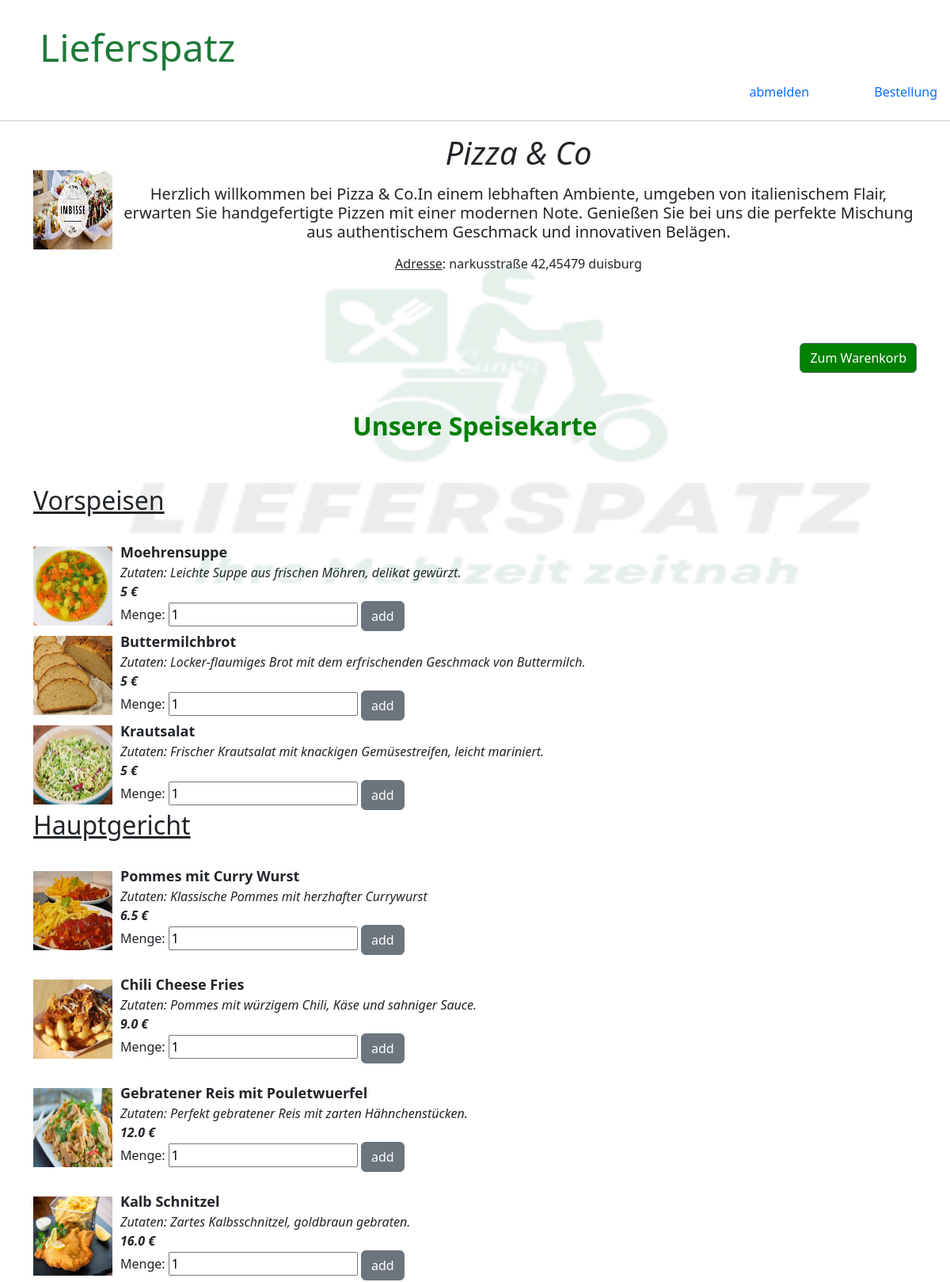
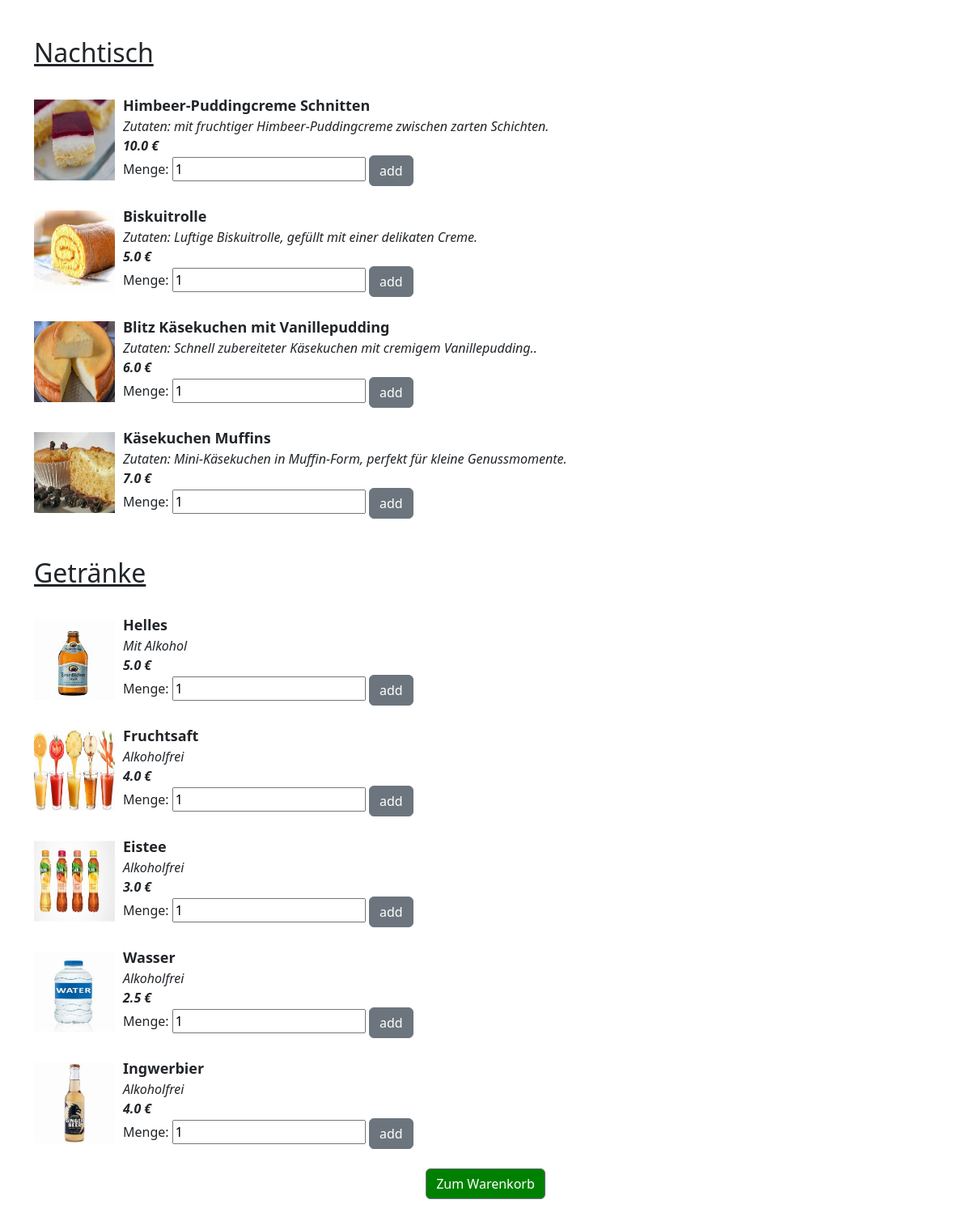
Page /restaurant_detail/1/ (signed in) on the committed database (2 pictures, top to bottom).
### tables this page shows
CREATE TABLE RestaurantAccount(
 restaurant_ID INTEGER PRIMARY KEY AUTOINCREMENT,
 Name VARCHAR(50) NOT NULL ,
 Beschreibung VARCHAR(255) NOT NULL,
 Adresse VARCHAR(150) NOT NULL,
 Bild_path TEXT NOT NULL,    
 Passwort VARCHAR(50) NOT NULL
 );

CREATE TABLE Vorspeisen(
VID INTEGER PRIMARY KEY AUTOINCREMENT,
VName VARCHAR(50) NOT NULL,
VBild VARCHAR(255) NOT NULL,
VBeschreibung VARCHAR(255) NOT NULL,
VPreis INT NOT NULL,
restaurant_ID INTEGER NOT NULL,
FOREIGN KEY(restaurant_ID) REFERENCES RestaurantAccount(restaurant_ID)
);

CREATE TABLE Hauptgericht (
HID INTEGER PRIMARY KEY AUTOINCREMENT,
HName VARCHAR(50) NOT NULL,
HBild VARCHAR(255) NOT NULL,
HBeschreibung VARCHAR(255) NOT NULL,
HPreis FLOAT NOT NULL,
restaurant_ID INTEGER NOT NULL,
FOREIGN KEY(restaurant_ID) REFERENCES RestaurantAccount(restaurant_ID)
);

CREATE TABLE Nachtisch(
NID INTEGER PRIMARY KEY AUTOINCREMENT,
Nname VARCHAR(50) NOT NULL,
NBild VARCHAR(255) NOT NULL,
NBeschreibung VARCHAR(255) NOT NULL,
NPreis FLOAT NOT NULL,
restaurant_ID INTEGER NOT NULL,
FOREIGN KEY(restaurant_ID) REFERENCES RestaurantAccount(restaurant_ID)
);

CREATE TABLE Getraenke(
GID INTEGER PRIMARY KEY AUTOINCREMENT,
GName VARCHAR(50) NOT NULL,
GBild VARCHAR(255) NOT NULL,
GBeschreibung VARCHAR(255) NOT NULL,
GPreis FLOAT NOT NULL,
restaurant_ID INTEGER NOT NULL,
FOREIGN KEY(restaurant_ID) REFERENCES RestaurantAccount(restaurant_ID)
);

### app.py (the view)
@app.route('/restaurant_detail/<int:restaurant_id>/')
@login_required
def restaurant_details(restaurant_id):
    restaurant = get_restaurant_by_id(restaurant_id)
    if restaurant is None:
        abort(404)
    vorspeisen = get_dishes_by_category(restaurant_id, 'Vorspeisen')
    Hauptgericht = get_dishes_by_category(restaurant_id, 'Hauptgericht')
    Nachtisch = get_dishes_by_category(restaurant_id, 'Nachtisch')
    getraenke = get_dishes_by_category(restaurant_id, 'Getraenke')
    return render_template('restaurant_details.html', restaurant=restaurant, vorspeisen=vorspeisen, Hauptgericht=Hauptgericht, Nachtisch=Nachtisch, getraenke=getraenke)

### app.py (called while the page is built)
def get_db_connection():          #Datenbankverbindung herstellen
    conn = sqlite3.connect('database.db')
    conn.row_factory = sqlite3.Row
    return conn

@login_manager.user_loader
def load_user(restaurant_id):
    conn = get_db_connection()
    restaurant_data = conn.execute('SELECT * FROM RestaurantAccount WHERE restaurant_ID = ?', (restaurant_id,)).fetchone()
    conn.close()
    if restaurant_data:
        restaurant = Restaurant(restaurant_id=restaurant_data['restaurant_ID'], Name=restaurant_data['Name'], Passwort=restaurant_data['Passwort'])
        return restaurant
    return None

def get_dishes_by_category(restaurant_id, category):
    conn = get_db_connection()
    dishes = conn.execute('SELECT * FROM {} WHERE restaurant_ID = ?'.format(category), (restaurant_id,)).fetchall()
    conn.close()
    return dishes

def get_restaurant_by_id(restaurant_id):
    conn = get_db_connection()
    restaurant = conn.execute('SELECT * FROM RestaurantAccount WHERE restaurant_ID = ?', (restaurant_id,)).fetchone()
    conn.close()
    return restaurant

### templates/restaurant_details.html (shortened to what this page needs)
{% extends 'base2.html' %}
{% block content %}
    <div class="container">
        <div class="d-flex align-items-center">
            <img src="{{ url_for('static', filename=restaurant['Bild_path']) }}" alt="" style="width:100px;height:100px;margin-right: 10px;">
            <div style="text-align: center;">
                <strong><i ><h1>{{ restaurant['Name'] }}</h1></i></strong>
                <p> <h5>{{ restaurant['Beschreibung'] }}</h5></p>
                <p><u>Adresse</u>:  {{ restaurant['Adresse'] }}</p>
            </div>
        </div>
        <br>
        <br>
        <br>
        <div style="text-align: right;">
            <a href="{{ url_for('show_cart', restaurant_id=restaurant['restaurant_ID']) }}" class="btn btn-secondary button2" style=" background-color: green;" >Zum Warenkorb</a>
        </div>
        <br>
        <br>
        <h2 style="text-align: center;color: green;"><b>  Unsere Speisekarte</b></h2>
        <br>
        <br>
        <section>
            <div class="ItemType">
                <h2><u>Vorspeisen</u></h2>
                <br>
                {% for dish in vorspeisen %}
                    <div class="d-flex align-items-center">
                        <img src="{{ url_for('static', filename=dish['VBild']) }}" alt="{{ dish['VName'] }}" style="width:100px;height:100px;margin-right: 10px;">
                        <div>
                            <b style="font-size: large;">{{ dish['VName'] }}</b><br>
                            <i>Zutaten: {{ dish['VBeschreibung'] }}</i><br>
                            <b><i>{{ dish['VPreis'] }} €</i></b>
                            <form action="{{ url_for('add_to_cart' , restaurant_id=restaurant['restaurant_ID'])}}" method="post">
                                <label for="quantity">Menge:</label>
                                <input type="number" name="quantity" value="1" min="1">
                                <button type="submit" class="btn btn-secondary button2">add</button>
                            </form>
                        </div>
                    </div>
                {% endfor %}
            </div>
            <div class="ItemType">
                <h2><u>Hauptgericht</u></h2>
                <br>
                {% for dish in Hauptgericht %}
                    <div class="d-flex align-items-center">
                        <img src="{{ url_for('static', filename=dish['HBild']) }}" alt="{{ dish['Hname'] }}" style="width:100px;height:100px;margin-right: 10px;">
                        <div>
                            <b style="font-size: large;">{{ dish['Hname'] }}</b><br>
                            <i>Zutaten: {{ dish['HBeschreibung'] }}<br>
                            <b>{{ dish['HPreis'] }} €</i></b>
                            <form action="{{ url_for('add_to_cart' , restaurant_id=restaurant['restaurant_ID']) }}" method="post">
                                <label for="quantity">Menge:</label>
                                <input type="number" name="quantity" value="1" min="1">
                                <button type="submit" class="btn btn-secondary button2">add</button>
                            </form>
                        </div>
                    </div>
                    <br>
                {% endfor %}
                <br>
            </div>
            <div class="ItemType">
                <h2><u>Nachtisch</u></h2>
                <br>
                {% for dish in Nachtisch %}
                    <div class="d-flex align-items-center">
                        <img src="{{ url_for('static', filename=dish['NBild']) }}" alt="{{ dish['Nname'] }}" style="width:100px;height:100px;margin-right: 10px;">
                        <div>
                            <b style="font-size: large;">{{ dish['Nname'] }}</b><br>
                            <i>Zutaten: {{ dish['NBeschreibung'] }}<br>
                            <b>{{ dish['NPreis'] }} €</i></b>
                            <form action="{{ url_for('add_to_cart' , restaurant_id=restaurant['restaurant_ID'])}}" method="post">
                                <label for="quantity">Menge:</label>
                                <input type="number" name="quantity" value="1" min="1">
                                <button type="submit" class="btn btn-secondary button2">add</button>
                            </form>
                        </div>
                    </div>
                    <br>
                {% endfor %}
                <br>
            </div>
            <div class="ItemType">
                <div class="ItemType">
                    <h2><u>Getränke</u></h2>
                    <br>
                    {% for dish in getraenke %}
                        <div class="d-flex align-items-center">
                            <img src="{{ url_for('static', filename=dish['GBild']) }}" alt="{{ dish['GName'] }}" style="width:100px;height:100px;margin-right: 10px;">
                            <div>
                                <b style="font-size: large;">{{ dish['Gname'] }}</b><br>
                                <i>{{ dish['GBeschreibung'] }}<br>
                                <b>{{ dish['GPreis'] }} €</i></b>
                                <form action="{{ url_for('add_to_cart' , restaurant_id=restaurant['restaurant_ID']) }}" method="post">
                                    <label for="quantity">Menge:</label>
                                    <input type="number" name="quantity" value="1" min="1">
                                    <button type="submit" class="btn btn-secondary button2">add</button>
                                </form>
                            </div>
                        </div>
                        <br>
                    {% endfor %}
                </div>
            </div>
            <div style="text-align: center;">
                <a href="{{ url_for('show_cart', restaurant_id=restaurant['restaurant_ID']) }}" class="btn btn-secondary button2" style=" background-color: green;">Zum Warenkorb</a>
            </div>
        </section>
        <br>
        <br>
        <br>
        <br>
        <br>
    </div>
{% endblock %}

### templates/base2.html (shortened to what this page needs)
<!DOCTYPE html>
<html lang="en">
  <head>
    <link
      href="https://cdn.jsdelivr.net/npm/bootstrap@5.3.2/dist/css/bootstrap.min.css"
      rel="stylesheet"
    />
  </head>
  <body>
    <nav>
      <div>
        <img
          src="{{ url_for('static', filename='Icons/Green_White_Modern_Motorcycle_Food_Delivery_Logo__6_-removebg-preview.png') }}"
          alt="Logo"
          class="logo"
          style="
            position: fixed;
            top: 0;
            left: -120px;
            height: 800px;
            width: 1500%;
            opacity: 0.1;
            pointer-events: none;
          "
        />
      </div>
      <br />
      <a href="{{ url_for('index') }}"> Lieferspatz </a>
      <ul class="nav justify-content-end">
        <li class="nav-item">
          <a
            class="nav-link active"
            aria-current="page"
            href="{{ url_for('logout') }}"
            >abmelden</a
          >
        </li>
        <li class="nav-item">
          <a
            class="nav-link active"
            aria-current="page"
            href="{{ url_for('user_order_history0') }}"
            >Bestellung</a
          >
        </li>
      </ul>
    </nav>
    <hr />
    <div class="content">
       {% block content %} {% endblock %}
    </div>
  </body>
</html>

### templates/base2.html (style rules this page uses)
nav a { color: #1e7939; font-size: 3em; margin-left: 50px; text-decoration: none; }
.logo { max-width: 100%; height: auto; position: absolute; top: 100px; left: 20px; margin: 140px; }

### rows in the picture
RestaurantAccount: Bild_path (picture), Name "Pizza & Co", Beschreibung "Herzlich willkommen bei Pizza & Co.In einem lebhaften Ambiente, umgeben von italienischem Flair, erwarten Sie handgefertigte Pizzen mit einer modernen Note. Genießen Sie bei uns die perfekte Mischung aus authentischem Geschmack und innovativen Belägen.", Adresse "narkusstraße 42,45479 duisburg"
Vorspeisen: VBild+VName (picture), VName "Moehrensuppe", VBeschreibung "Leichte Suppe aus frischen Möhren, delikat gewürzt.", VPreis "5"
Vorspeisen: VBild+VName (picture), VName "Buttermilchbrot", VBeschreibung "Locker-flaumiges Brot mit dem erfrischenden Geschmack von Buttermilch.", VPreis "5"
Vorspeisen: VBild+VName (picture), VName "Krautsalat", VBeschreibung "Frischer Krautsalat mit knackigen Gemüsestreifen, leicht mariniert.", VPreis "5"
Hauptgericht: HBild+HName (picture), Hname "Pommes mit Curry Wurst", HBeschreibung "Klassische Pommes mit herzhafter Currywurst", HPreis "6.5"
Hauptgericht: HBild+HName (picture), Hname "Chili Cheese Fries", HBeschreibung "Pommes mit würzigem Chili, Käse und sahniger Sauce.", HPreis "9.0"
Hauptgericht: HBild+HName (picture), Hname "Gebratener Reis mit Pouletwuerfel", HBeschreibung "Perfekt gebratener Reis mit zarten Hähnchenstücken.", HPreis "12.0"
Hauptgericht: HBild+HName (picture), Hname "Kalb Schnitzel", HBeschreibung "Zartes Kalbsschnitzel, goldbraun gebraten.", HPreis "16.0"
Nachtisch: NBild+Nname (picture), Nname "Himbeer-Puddingcreme Schnitten", NBeschreibung "mit fruchtiger Himbeer-Puddingcreme zwischen zarten Schichten.", NPreis "10.0"
Nachtisch: NBild+Nname (picture), Nname "Biskuitrolle", NBeschreibung "Luftige Biskuitrolle, gefüllt mit einer delikaten Creme.", NPreis "5.0"
Nachtisch: NBild+Nname (picture), Nname "Blitz Käsekuchen mit Vanillepudding", NBeschreibung "Schnell zubereiteter Käsekuchen mit cremigem Vanillepudding..", NPreis "6.0"
Nachtisch: NBild+Nname (picture), Nname "Käsekuchen Muffins", NBeschreibung "Mini-Käsekuchen in Muffin-Form, perfekt für kleine Genussmomente.", NPreis "7.0"
Getraenke: GBild (picture), Gname "Helles", GBeschreibung "Mit Alkohol", GPreis "5.0"
Getraenke: GBild+GName (picture), Gname "Fruchtsaft", GBeschreibung "Alkoholfrei", GPreis "4.0"
Getraenke: GBild (picture), Gname "Eistee", GBeschreibung "Alkoholfrei", GPreis "3.0"
Getraenke: GBild (picture), Gname "Wasser", GBeschreibung "Alkoholfrei", GPreis "2.5"
Getraenke: GBild (picture), Gname "Ingwerbier", GBeschreibung "Alkoholfrei", GPreis "4.0"
